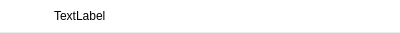
<?xml version="1.0" encoding="UTF-8"?>
<ui version="4.0">
 <class>PersonItem_R</class>
 <widget class="QWidget" name="PersonItem_R">
  <property name="geometry">
   <rect>
    <x>0</x>
    <y>0</y>
    <width>400</width>
    <height>33</height>
   </rect>
  </property>
  <property name="minimumSize">
   <size>
    <width>0</width>
    <height>33</height>
   </size>
  </property>
  <property name="maximumSize">
   <size>
    <width>16777215</width>
    <height>38</height>
   </size>
  </property>
  <property name="windowTitle">
   <string>PersonItem_R</string>
  </property>
  <property name="styleSheet">
   <string notr="true">QWidget#widget{
	background-color:#FFFFFF;
}
QWidget#widget2{
	background-color:#EFEFEF;
}

QLabel#header{
	border:1px solid #00000000;
	image:url(:/Images/mainpanel_buddy_down.png)
}

QPushButton#selectButton{
	border-image: url(:/Images/icon_check_empty.png)
}

QPushButton#selectButton:hover{
	border-image:url(:/Images/icon_check_close.png)
}

QWidget#widget_2{
	background-color:#EAEBED;
}
</string>
  </property>
  <layout class="QVBoxLayout" name="verticalLayout">
   <property name="spacing">
    <number>0</number>
   </property>
   <property name="leftMargin">
    <number>0</number>
   </property>
   <property name="topMargin">
    <number>0</number>
   </property>
   <property name="rightMargin">
    <number>0</number>
   </property>
   <property name="bottomMargin">
    <number>0</number>
   </property>
   <item>
    <widget class="QWidget" name="widget" native="true">
     <layout class="QHBoxLayout" name="horizontalLayout">
      <property name="leftMargin">
       <number>20</number>
      </property>
      <property name="topMargin">
       <number>0</number>
      </property>
      <property name="rightMargin">
       <number>20</number>
      </property>
      <property name="bottomMargin">
       <number>0</number>
      </property>
      <item>
       <widget class="QLabel" name="header">
        <property name="minimumSize">
         <size>
          <width>28</width>
          <height>28</height>
         </size>
        </property>
        <property name="maximumSize">
         <size>
          <width>28</width>
          <height>28</height>
         </size>
        </property>
        <property name="text">
         <string/>
        </property>
       </widget>
      </item>
      <item>
       <widget class="QLabel" name="display">
        <property name="text">
         <string>TextLabel</string>
        </property>
       </widget>
      </item>
      <item>
       <spacer name="horizontalSpacer">
        <property name="orientation">
         <enum>Qt::Horizontal</enum>
        </property>
        <property name="sizeHint" stdset="0">
         <size>
          <width>253</width>
          <height>20</height>
         </size>
        </property>
       </spacer>
      </item>
      <item>
       <widget class="QPushButton" name="selectButton">
        <property name="minimumSize">
         <size>
          <width>24</width>
          <height>24</height>
         </size>
        </property>
        <property name="maximumSize">
         <size>
          <width>24</width>
          <height>24</height>
         </size>
        </property>
        <property name="text">
         <string/>
        </property>
        <property name="checkable">
         <bool>true</bool>
        </property>
        <property name="flat">
         <bool>true</bool>
        </property>
       </widget>
      </item>
     </layout>
    </widget>
   </item>
   <item>
    <widget class="QWidget" name="widget_2" native="true">
     <property name="minimumSize">
      <size>
       <width>0</width>
       <height>1</height>
      </size>
     </property>
     <property name="maximumSize">
      <size>
       <width>16777215</width>
       <height>1</height>
      </size>
     </property>
    </widget>
   </item>
  </layout>
 </widget>
 <layoutdefault spacing="6" margin="11"/>
 <resources>
  <include location="localman.qrc"/>
 </resources>
 <connections/>
</ui>
